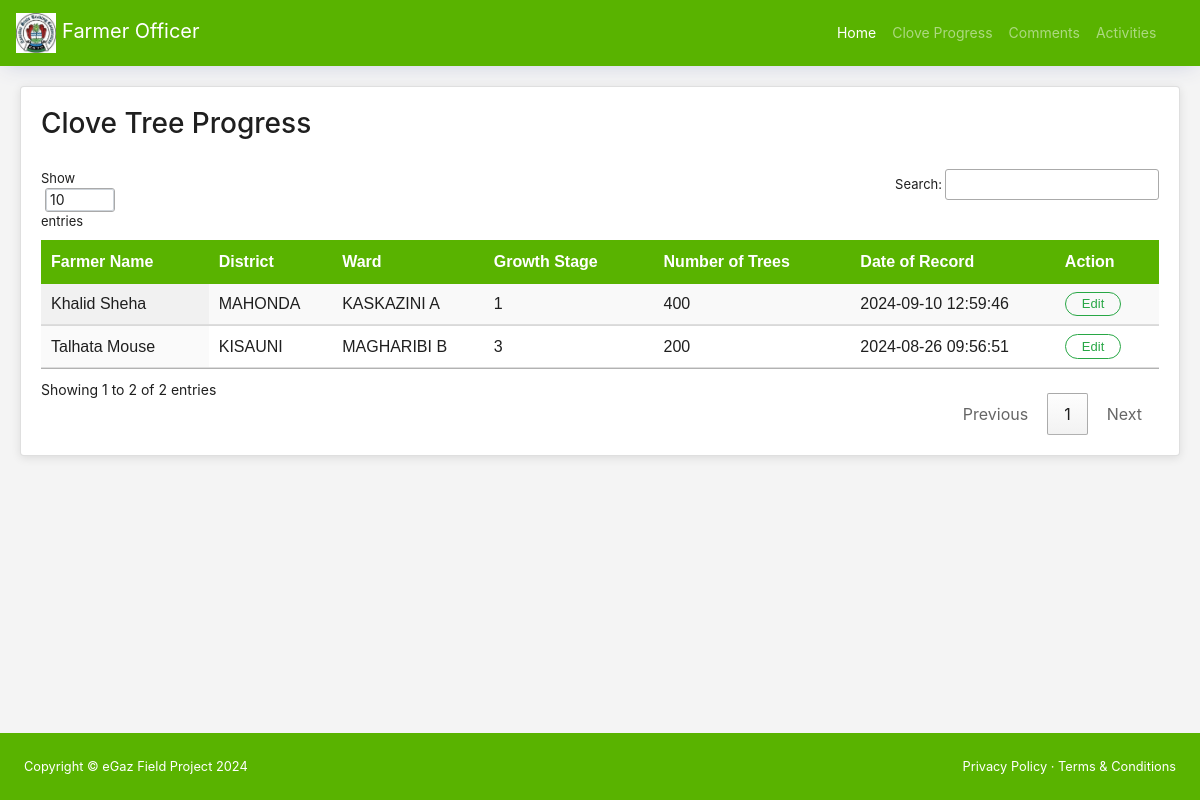
The page /components/progress.php (signed in) on the database its author committed.
### tables this page shows
CREATE TABLE `treeprogress` (
  `progress_id` int(11) NOT NULL,
  `wilaya` varchar(20) DEFAULT NULL,
  `shehia` varchar(20) NOT NULL,
  `farmer` varchar(50) DEFAULT NULL,
  `number_tree` int(25) DEFAULT NULL,
  `growth_stage` varchar(50) DEFAULT NULL,
  `progress_date` datetime DEFAULT NULL
);

### components/progress.php (the view, shortened to what this page needs)
<?php
include('../conn/config.php');
$current_year = date("Y");
$sql = "SELECT * FROM treeprogress WHERE  YEAR(progress_date) = '$current_year'";
$result = mysqli_query($conn, $sql);
?>
<!DOCTYPE html>
<html lang="en">
<head>
    <link rel="stylesheet" href="../assets/css/style.css">
    <link rel="stylesheet" href="https://cdn.datatables.net/1.11.3/css/jquery.dataTables.min.css">
</head>
<body>
    <?php include('../components/includes/navbar.php'); ?>
    <div class="content-wrapper">
        <div class="card">
            <h3>Clove Tree Progress</h3>
            <div class="table-container">
                <table id="treeProgressTable" class="display">
                    <thead>
                        <tr>
                            <th>Farmer Name</th>
                            <th>District</th>
                            <th>Ward</th>
                            <th>Growth Stage</th>
                            <th>Number of Trees</th>
                            <th>Date of Record</th>
                            <th>Action</th>
                        </tr>
                    </thead>
                    <tbody>
                        <?php while ($row = mysqli_fetch_assoc($result)): ?>
                            <tr>
                                <td><?php echo htmlspecialchars($row['farmer']); ?></td>
                                <td><?php echo htmlspecialchars($row['wilaya']); ?></td>
                                <td><?php echo htmlspecialchars($row['shehia']); ?></td>
                                <td><?php echo htmlspecialchars($row['growth_stage']); ?></td>
                                <td><?php echo htmlspecialchars($row['number_tree']); ?></td>
                                <td><?php echo htmlspecialchars($row['progress_date']); ?></td>
                                <td>
                                    <button class="btn btn-outline-success btn-sm" data-toggle="modal" data-target="#editModal_<?php echo $row['progress_id']; ?>">Edit</button>
                                </td>
                            </tr>
                        <?php endwhile; ?>
                    </tbody>
                </table>
            </div>
        </div>
    </div>
    <div class="">
        <?php include('../components/includes/footer.php'); ?>
    </div>
</body>
</html>

### components/progress.php (style rules this page uses)
body { display: flex; flex-direction: column; min-height: 100vh; margin: 0; }
.content-wrapper { flex: 1; padding: 20px; background-color: #f4f4f4; }
.card { background: #fff; padding: 20px; margin-bottom: 20px; border-radius: 8px; box-shadow: 0 2px 10px rgba(0, 0, 0, 0.1); }
.table-container { margin-top: 20px; }
table { width: 100%; border-collapse: collapse; font-family: Arial, sans-serif; }
table thead { background-color: #59b300; color: #fff; }
table th, table td { padding: 10px; text-align: left; border-bottom: 1px solid #ddd; }

### components/includes/navbar.php (style rules this page uses)
body { background-color: #e6ffcc; }
.card { margin-bottom: 20px; }

### rows shown on the page
treeprogress: farmer "Talhata Mouse", wilaya "KISAUNI", shehia "MAGHARIBI B", growth_stage "3", number_tree "200", progress_date "2024-08-26 09:56:51"
treeprogress: farmer "Khalid Sheha", wilaya "MAHONDA", shehia "KASKAZINI A", growth_stage "1", number_tree "400", progress_date "2024-09-10 12:59:46"
